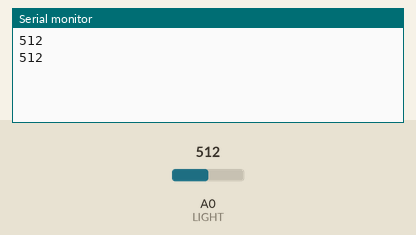
This sketch was run on a simulated Arduino Uno, built with avr-gcc and run on an emulated ATmega328P. Shown: the last lines printed to the serial monitor. The inputs (shaded band) are chosen by the test bench; at power-on: A0 (LIGHT) = 512.

Above: at 1.5 s.
1.6 s: A0 (LIGHT) set to 710
At 1.6 s:
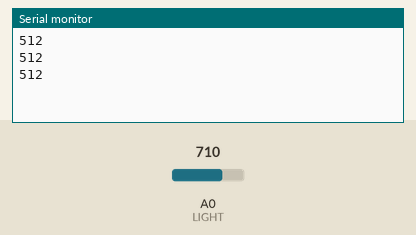
3.1 s: A0 (LIGHT) set to 716
At 3.6 s:
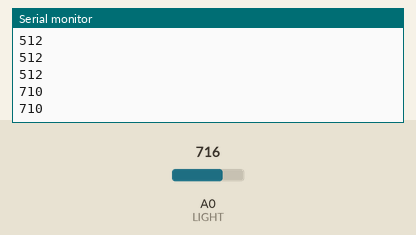
Timing chart, 0 to 6.1 s (numbered marks = the images above; inputs shaded):
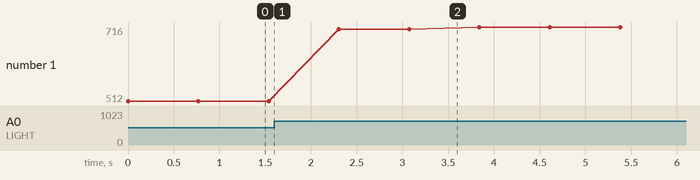

Measured:
- plotted number 1: 512 → 710 after the input at 1.6 s, 710 → 716 after the input at 3.1 s

The sketch:

Truyen_AnhSang.ino
```cpp
#define PIN_SEND 3
#include <IRremote.h>
int val = 0;
int LIGHT = 0;

void setup() {
  Serial.begin(9600);
  IrSender.begin(PIN_SEND);
}

void loop() {
  val = analogRead(LIGHT);
  Serial.println(val);
  if (val > 700) {
    IrSender.sendRC5(0x1, 8);  // Truyền mã 0x1 với độ dài 8 bit
    delay(200);
  } else {
    IrSender.sendRC5(0x2, 8);  // Truyền mã 0x2 với độ dài 8 bit
    delay(200);
  }
  delay(500);
}
```
